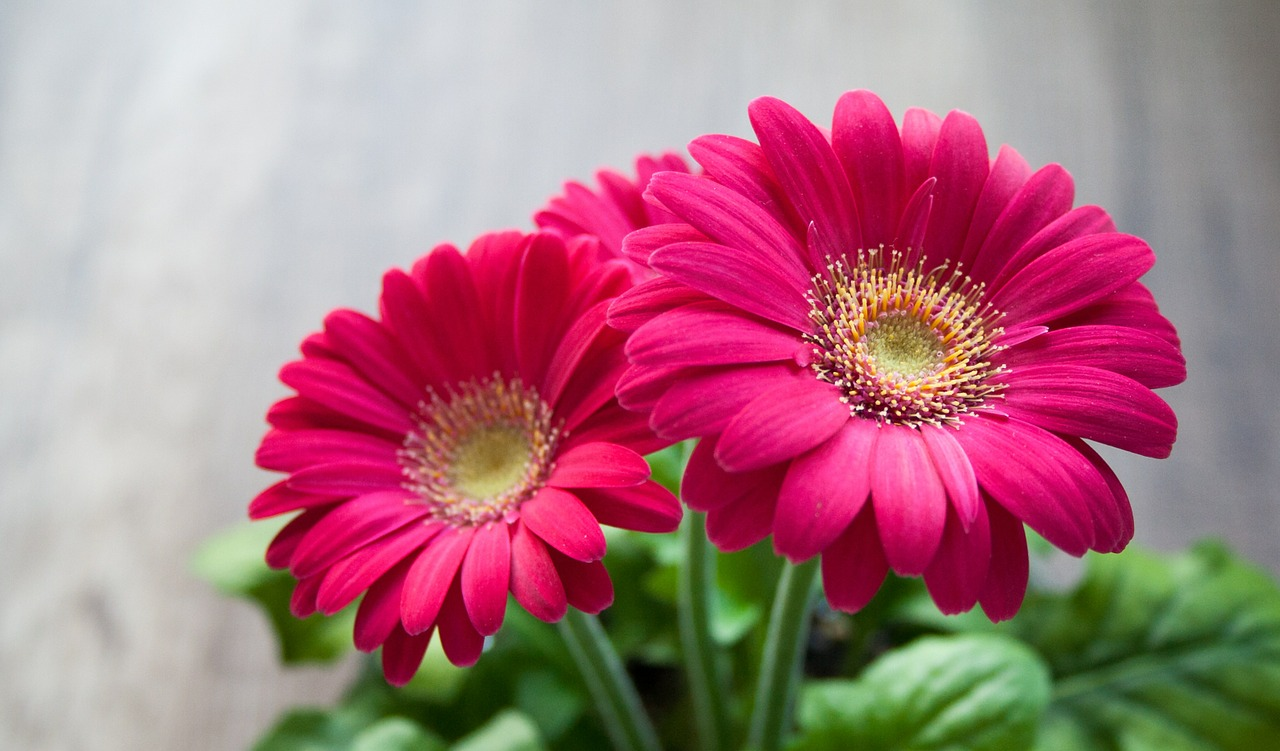
#> input picture Section_01/images/flower.jpg, 1280 x 751 px
$ jupyter execute --allow-errors experiment_1.ipynb   (shell and % lines are left out)   (Python 2 division)
#> lines starting #> are read from the running program, lines starting #| are printed output that depends on the picture; long printed decimals are rounded
# Assignment 1: Running a simple image classifier using pre-trained weights

In this assignment we will simply run the classifier, understand the structure of code and check the results on difeerent images.

### Note: This ipynb notebook is modified from the tutorial at https://github.com/caffe2/caffe2

## Model Download Options

### Note: This model is already downloaded and provided in the resource folder for this assignment. To download more models please see the instructions below.

Check out the [Model Zoo for pre-trained models](zoo), or you can also use Caffe2's `models.download` module to acquire pre-trained models from [Github caffe2/models](http://github.com/caffe2/models)
`caffe2.python.models.download` takes in an argument for the name of the model. Check the repo for the available models' names and swap out the `squeezenet` argument if you want to try something different. Example:

```
python -m caffe2.python.models.download -i squeezenet
```

If the above download worked then you should have a copy of squeezenet in your model folder or if you used the `-i` flag it will have installed the model locally in the `/caffe2/python/models` folder.
Alternatively, you can clone the entire repo of models: `git clone https://github.com/caffe2/models`.

# Installation and setup instructions

It is assumed that caffe2 and jupyter are already installed in the system. Please install the following libraries too before running the code below: scikit-image, matplotlib, and numpy.

Use the following command to install them:

```
    pip install scikit-image matplotlib numpy
```

Let's start with the code.

[cell 1]
from caffe2.proto import caffe2_pb2
import numpy as np
import skimage.io
import skimage.transform
from matplotlib import pyplot
import os
from caffe2.python import core, workspace, models
import urllib2
print("Required modules imported.")

[cell 2]
# Configuration --- Change to your setup and preferences!
pwd = os.getcwd()
CAFFE_MODELS = pwd + "/models"

IMAGE_LOCATION = pwd + "/images/flower.jpg"

print CAFFE_MODELS

# What model are we using? You should have already converted or downloaded one.
# format below is the model's:
# folder, INIT_NET, predict_net, mean, input image size
# you can switch squeezenet out with 'bvlc_alexnet', 'bvlc_googlenet' or others that you have downloaded
# if you have a mean file, place it in the same dir as the model
MODEL = 'squeezenet', 'exec_net.pb', 'predict_net.pb', 'ilsvrc_2012_mean.npy', 227

# codes - these help decypher the output and source from a list from AlexNet's object codes to provide an result like "tabby cat" or "lemon" depending on what's in the picture you submit to the neural network.
# The list of output codes for the AlexNet models (squeezenet)
codes =  pwd + "/models/alexnet_codes"
print "Config set!"

In the block below we're loading the mean file (if it exists) and the image and then pre-processing the image for ingestion into a Caffe2 convolutional neural network!

[cell 3]
def crop_center(img,cropx,cropy):
    y,x,c = img.shape
    startx = x//2-(cropx//2)
    starty = y//2-(cropy//2)
    return img[starty:starty+cropy,startx:startx+cropx]

def rescale(img, input_height, input_width):
    print("Original image shape:" + str(img.shape) + " and remember it should be in H, W, C!")
    print("Model's input shape is %dx%d") % (input_height, input_width)
    aspect = img.shape[1]/float(img.shape[0])
    print("Orginal aspect ratio: " + str(aspect))
    if(aspect>1):
        # landscape orientation - wide image
        res = int(aspect * input_height)
        imgScaled = skimage.transform.resize(img, (input_width, res))
    if(aspect<1):
        # portrait orientation - tall image
        res = int(input_width/aspect)
        imgScaled = skimage.transform.resize(img, (res, input_height))
    if(aspect == 1):
        imgScaled = skimage.transform.resize(img, (input_width, input_height))
    pyplot.figure()
    pyplot.imshow(imgScaled)
    pyplot.axis('on')
    pyplot.title('Rescaled image')
    print("New image shape:" + str(imgScaled.shape) + " in HWC")
    return imgScaled
print "Functions set."

# set paths and variables from model choice and prep image
#CAFFE_MODELS = os.path.expanduser(CAFFE_MODELS)

# mean can be 128 or custom based on the model
# gives better results to remove the colors found in all of the training images
MEAN_FILE = os.path.join(CAFFE_MODELS, MODEL[0], MODEL[3])
if not os.path.exists(MEAN_FILE):
    mean = 128
else:
    mean = np.load(MEAN_FILE).mean(1).mean(1)
    mean = mean[:, np.newaxis, np.newaxis]
print "mean was set to: ", mean

# some models were trained with different image sizes, this helps you calibrate your image
INPUT_IMAGE_SIZE = MODEL[4]

# make sure all of the files are around...
#if not os.path.exists(CAFFE2_ROOT):
#    print("Houston, you may have a problem.")
INIT_NET = os.path.join(CAFFE_MODELS, MODEL[0], MODEL[1])
print 'INIT_NET = ', INIT_NET
PREDICT_NET = os.path.join(CAFFE_MODELS, MODEL[0], MODEL[2])
print 'PREDICT_NET = ', PREDICT_NET
if not os.path.exists(INIT_NET):
    print(INIT_NET + " not found!")
else:
    print "Found ", INIT_NET, "...Now looking for", PREDICT_NET
    if not os.path.exists(PREDICT_NET):
        print "Caffe model file, " + PREDICT_NET + " was not found!"
    else:
        print "All needed files found! Loading the model in the next block."

# load and transform image
img = skimage.img_as_float(skimage.io.imread(IMAGE_LOCATION)).astype(np.float32)
img = rescale(img, INPUT_IMAGE_SIZE, INPUT_IMAGE_SIZE)
#| Original image shape:(751, 1280, 3) and remember it should be in H, W, C!
#| Orginal aspect ratio: 1.704
#| New image shape:(227, 386, 3) in HWC
img = crop_center(img, INPUT_IMAGE_SIZE, INPUT_IMAGE_SIZE)
#> in crop_center, `return img[starty:starty+cropy,startx:startx+cropx]`:
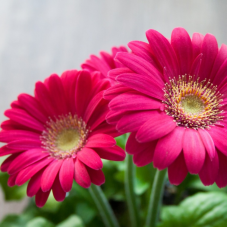
#> returned value: shape (227, 227, 3) float32; mean of channels 0, 1, 2 0.67, 0.365, 0.436; drawn as R, G, B
print "After crop: " , img.shape
#| After crop:  (227, 227, 3)
pyplot.figure()
pyplot.imshow(img)
pyplot.axis('on')
pyplot.title('Cropped')

# switch to CHW
img = img.swapaxes(1, 2).swapaxes(0, 1)
pyplot.figure()
for i in range(3):
    # For some reason, pyplot subplot follows Matlab's indexing
    # convention (starting with 1). Well, we'll just follow it...
    pyplot.subplot(1, 3, i+1)
    pyplot.imshow(img[i])
    pyplot.axis('off')
    pyplot.title('RGB channel %d' % (i+1))

# switch to BGR
img = img[(2, 1, 0), :, :]

# remove mean for better results
img = img * 255 - mean

# add batch size
img = img[np.newaxis, :, :, :].astype(np.float32)
print "NCHW: ", img.shape
#| NCHW:  (1, 3, 227, 227)
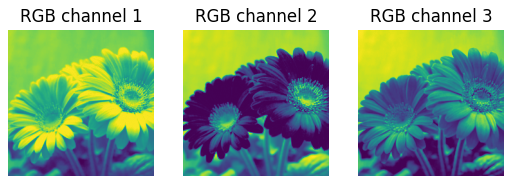
#> figure drawn by matplotlib, 3 panels

$ run again, with Section_01/images/aircraft-carrier.jpg copied over Section_01/images/flower.jpg
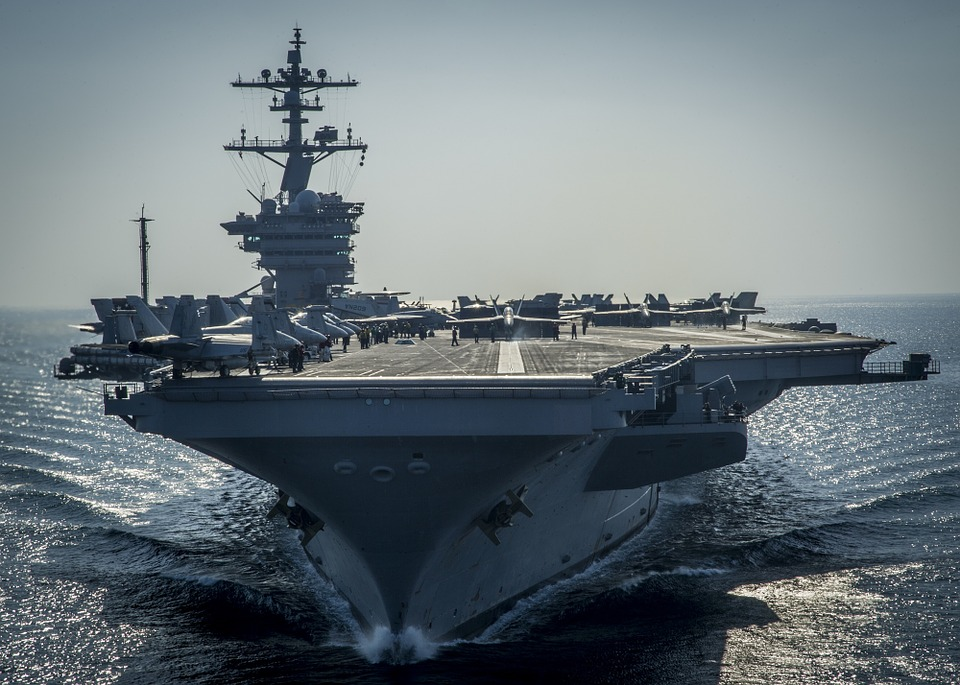
#> input picture Section_01/images/aircraft-carrier.jpg, 960 x 685 px
#| Original image shape:(685, 960, 3) and remember it should be in H, W, C!
#| Orginal aspect ratio: 1.401
#| New image shape:(227, 318, 3) in HWC
#> in crop_center, `return img[starty:starty+cropy,startx:startx+cropx]`:
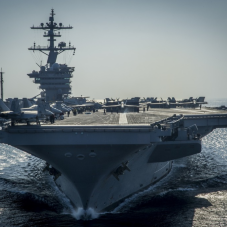
#> returned value: shape (227, 227, 3) float32; mean of channels 0, 1, 2 0.394, 0.434, 0.458; drawn as R, G, B
#| After crop:  (227, 227, 3)
#| NCHW:  (1, 3, 227, 227)
#> `[cell 3] def crop_center(img,cropx,cropy): y,x,c = img.shape startx = ..`:
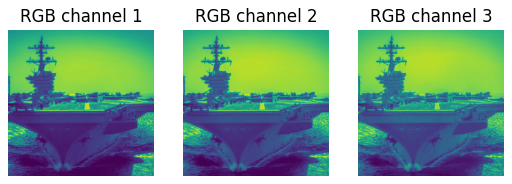
#> figure drawn by matplotlib, 3 panels

$ run again, with Section_01/images/cat.jpg copied over Section_01/images/flower.jpg
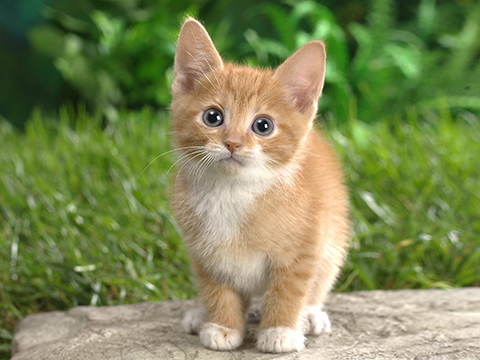
#> input picture Section_01/images/cat.jpg, 480 x 360 px
#| Original image shape:(360, 480, 3) and remember it should be in H, W, C!
#| Orginal aspect ratio: 1.333
#| New image shape:(227, 302, 3) in HWC
#> in crop_center, `return img[starty:starty+cropy,startx:startx+cropx]`:
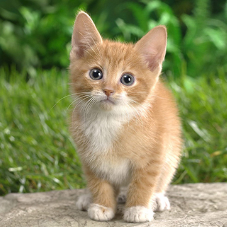
#> returned value: shape (227, 227, 3) float32; mean of channels 0, 1, 2 0.528, 0.553, 0.361; drawn as R, G, B
#| After crop:  (227, 227, 3)
#| NCHW:  (1, 3, 227, 227)
#> `[cell 3] def crop_center(img,cropx,cropy): y,x,c = img.shape startx = ..`:
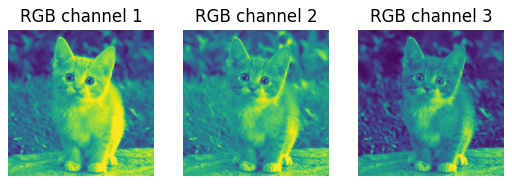
#> figure drawn by matplotlib, 3 panels
